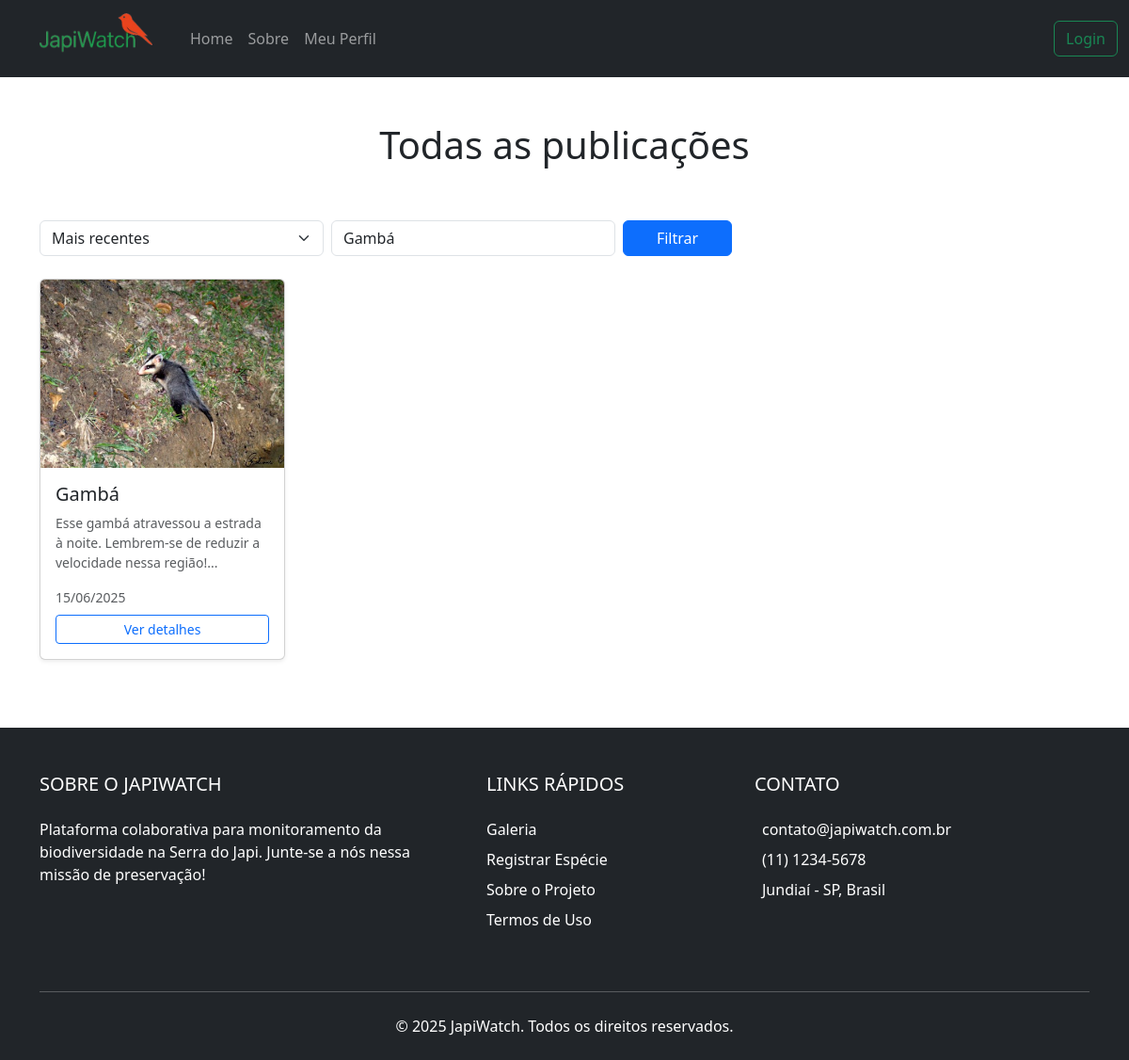
The app's page /feed.php?pesquisa=Gambá with its own data.
### tables this page shows
CREATE TABLE `postagem` (
  `ID_Postagem` int(11) NOT NULL,
  `Foto` varchar(255) DEFAULT NULL,
  `Data_Postagem` datetime NOT NULL DEFAULT current_timestamp(),
  `Localizacao_Postagem` varchar(255) DEFAULT NULL,
  `Titulo_Postagem` varchar(255) DEFAULT NULL,
  `Descricao_Postagem` text DEFAULT NULL,
  `ID_Categoria` int(11) NOT NULL,
  `Categoria` enum('Usuario','Especialista') NOT NULL,
  `Nome_Cientifico` varchar(255) DEFAULT NULL
);

### feed.php (the view, shortened to what this page needs)
<?php
include 'conexao.php';
$user_agents = array("iPhone","iPad","Android","webOS","BlackBerry","iPod","Symbian","IsGeneric");
foreach($user_agents as $user_agent){
    if (strpos($_SERVER['HTTP_USER_AGENT'], $user_agent) !== FALSE) {
        if (isset($_SESSION["Nome_Completo"])) {
            $text_lado = $_SESSION["Nome_Completo"];
            $botao = "<a class='nav-link' href='logout.php'>Sair</a>";
        } else {
            $text_lado = "";
            $botao = "<a class='nav-link' href='login.php'>Login</a>";
        }
    } else {
        if (isset($_SESSION["Nome_Completo"])) {
            $text_lado = $_SESSION["Nome_Completo"];
            $botao = "<a class='btn btn-outline-danger' href='logout.php'>Sair</a>";
        } else {
            $botao = "<a class='btn btn-outline-success' href='login.php'>Login</a>";
        }
    }
}
$ordenacao = isset($_GET['ordenacao']) ? $_GET['ordenacao'] : 'recentes';
$pesquisa = isset($_GET['pesquisa']) ? trim($_GET['pesquisa']) : '';
$sql = "SELECT p.ID_Postagem, p.Titulo_Postagem AS especie, p.Descricao_Postagem AS descricao,
               p.Foto AS caminho_imagem, p.Data_Postagem, u.Nome_Completo AS autor
        FROM postagem p
        JOIN usuario u ON p.ID_Categoria = u.ID_Usuario
        WHERE 1=1";
if (!empty($pesquisa)) {
    $sql .= " AND p.Titulo_Postagem LIKE ?";
    $param_pesquisa = "%$pesquisa%";
}
if ($ordenacao === 'recentes') {
    $sql .= " ORDER BY p.Data_Postagem DESC";
} else {
    $sql .= " ORDER BY p.Data_Postagem ASC";
}
$stmt = $conn->prepare($sql);
if (!empty($pesquisa)) {
    $stmt->bind_param("s", $param_pesquisa);
}
$stmt->execute();
$resultado = $stmt->get_result();
?>
<!DOCTYPE html>
<html lang="pt-br">
<head>
    <link href="https://cdn.jsdelivr.net/npm/bootstrap@5.3.2/dist/css/bootstrap.min.css" rel="stylesheet">
    <link rel="stylesheet" href="style.css">
</head>
<body>
    <nav class="navbar navbar-dark navbar-expand-lg bg-dark">
        <div class="container-fluid gap-3">
            <a class="navbar-brand" style="margin-left: 30px" href="index.php">
                <img src="img/logo.png" alt="Logo" width="120" height="55" class="d-inline-block align-text-top">
            </a>
            <div class="collapse navbar-collapse" id="navbarSupportedContent">
                <ul class="navbar-nav me-auto mb-2 mb-lg-0">
                    <li class="nav-item active">
                    <a class="nav-link" href="index.php">Home</a>
                    </li>
                    <li class="nav-item">
                    <a class="nav-link" href="sobre.html">Sobre</a>
                    </li>
                    <li class="nav-item">
                    <a class="nav-link" href="user.php">Meu Perfil</a>
                    </li>
                </ul>
                <div class="d-flex align-items-center">
                    <?= $botao ?>
                </div>
            </div>
        </div>
    </nav>
    <center>
        <br><br>
    <h1>Todas as publicações</h1>
    </center>
    <div class="container py-5">
        <div class="row mb-4">
            <div class="col-md-8">
                <form class="row g-2">
                    <div class="col-md-5">
                        <select name="ordenacao" class="form-select" onchange="this.form.submit()">
                            <option value="recentes" <?= $ordenacao === 'recentes' ? 'selected' : '' ?>>Mais recentes</option>
                        </select>
                    </div>
                    <div class="col-md-5">
                        <input type="text" name="pesquisa" class="form-control" placeholder="Pesquisar por espécie..." value="<?= htmlspecialchars($pesquisa) ?>">
                    </div>
                    <div class="col-md-2">
                        <button type="submit" class="btn btn-primary w-100">Filtrar</button>
                    </div>
                </form>
            </div>
        </div>
        <div class="row" id="feed-postagens">
            <?php if ($resultado->num_rows > 0): ?>
                <?php while ($post = $resultado->fetch_assoc()): ?>
                    <div class="col-lg-3 col-md-6 mb-4">
                        <div class="card h-100 shadow-sm">
                            <img src="<?= htmlspecialchars($post['caminho_imagem']) ?>" class="card-img-top img-fluid" style="height: 200px; object-fit: cover;" alt="<?= htmlspecialchars($post['especie']) ?>">
                            <div class="card-body d-flex flex-column">
                                <h5 class="card-title"><?= htmlspecialchars($post['especie']) ?></h5>
                                <p class="card-text text-muted small"><?= htmlspecialchars(substr($post['descricao'], 0, 100)) ?>...</p>
                                <div class="mt-auto">
                                    <small class="text-muted d-block mb-2">
                                        <i class="bi bi-calendar"></i> <?= date('d/m/Y', strtotime($post['Data_Postagem'])) ?>
                                    </small>
                                    <a href="detalhes.php?id=<?= $post['ID_Postagem'] ?>" class="btn btn-outline-primary btn-sm w-100">Ver detalhes</a>
                                </div>
                            </div>
                        </div>
                    </div>
                <?php endwhile; ?>
            <?php endif; ?>
        </div>
    </div>
    <footer class="bg-dark text-white pt-5 pb-4">
    <div class="container">
        <div class="row">
            <div class="col-md-5 mb-4">
                <h5 class="text-uppercase mb-4">Sobre o JapiWatch</h5>
                <p>
                    Plataforma colaborativa para monitoramento da biodiversidade na Serra do Japi.
                    Junte-se a nós nessa missão de preservação!
                </p>
                <div class="mt-3">
                </div>
            </div>
            <div class="col-md-3 mb-4">
                <h5 class="text-uppercase mb-4">Links Rápidos</h5>
                <ul class="list-unstyled">
                    <li class="mb-2"><a href="#" class="text-white text-decoration-none">Galeria</a></li>
                    <li class="mb-2"><a href="form-img.php" class="text-white text-decoration-none">Registrar Espécie</a></li>
                    <li class="mb-2"><a href="#" class="text-white text-decoration-none">Sobre o Projeto</a></li>
                    <li class="mb-2"><a href="#" class="text-white text-decoration-none">Termos de Uso</a></li>
                </ul>
            </div>
            <div class="col-md-3 mb-4">
                <h5 class="text-uppercase mb-4">Contato</h5>
                <ul class="list-unstyled">
                    <li class="mb-2"><i class="bi bi-envelope me-2"></i> contato@japiwatch.com.br</li>
                    <li class="mb-2"><i class="bi bi-telephone me-2"></i> (11) 1234-5678</li>
                    <li><i class="bi bi-geo-alt me-2"></i> Jundiaí - SP, Brasil</li>
                </ul>
            </div>
        </div>
        <hr class="my-4 bg-light">
        <div class="row">
            <div class="col-md-12 text-center">
                <p class="mb-0">&copy; <?= date('Y') ?> JapiWatch. Todos os direitos reservados.</p>
            </div>
        </div>
    </div>
</footer>
</body>
</html>

### records on screen
postagem: Foto (picture), Titulo_Postagem "Gambá", Descricao_Postagem "Esse gambá atravessou a estrada à noite. Lembrem-se de reduzir a velocidade nessa região!", Data_Postagem "15/06/2025"
